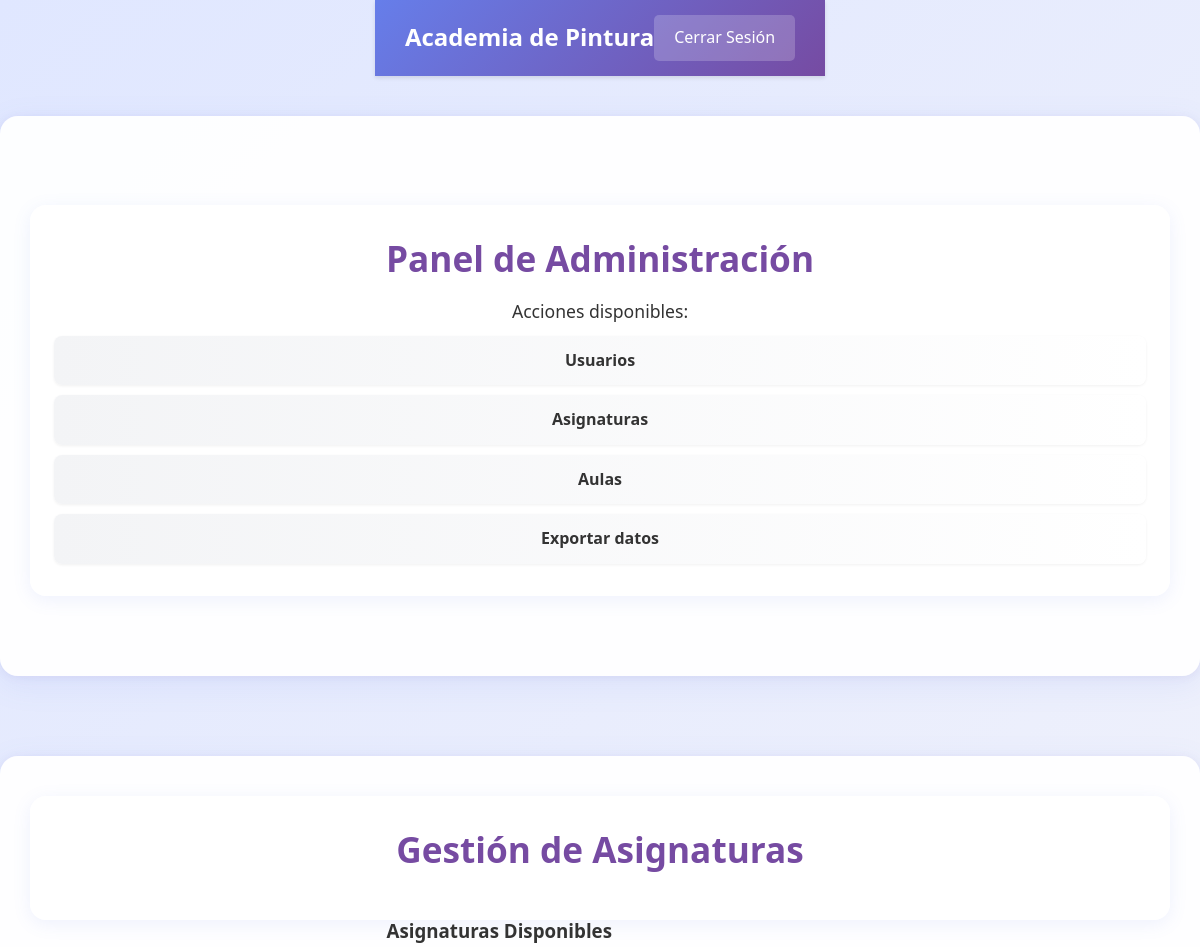
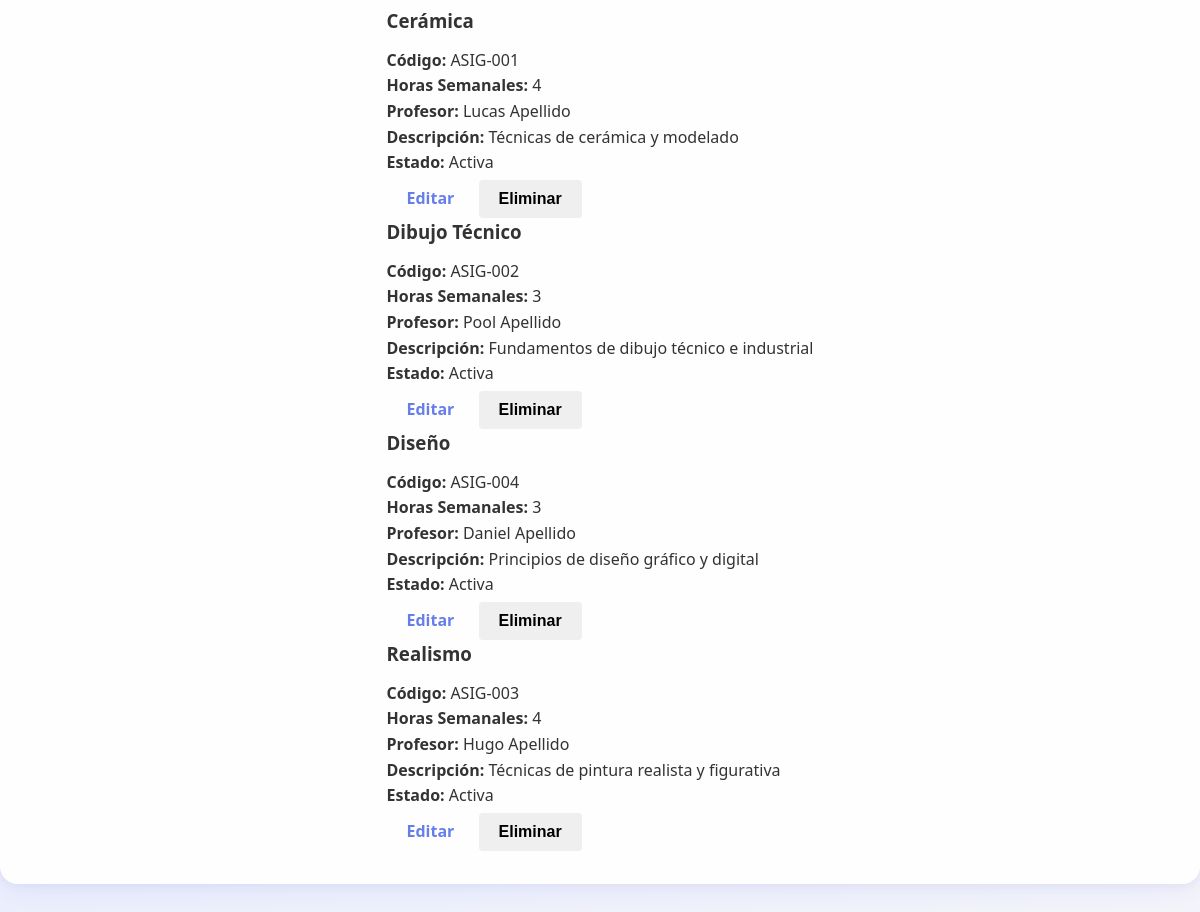
Page /php/Admin/gestionar_asignaturas.php (signed in) on the committed database (2 pictures, top to bottom).
### tables this page shows
CREATE TABLE IF NOT EXISTS `asignaturas` (
    `id_asignatura` INT AUTO_INCREMENT PRIMARY KEY,
    `codigo_asignatura` VARCHAR(20) UNIQUE NOT NULL CHECK (`codigo_asignatura` LIKE 'ASIG-%'),
    `nombre_asignatura` VARCHAR(100) UNIQUE NOT NULL,
    `horas_semanales` INT CHECK (`horas_semanales` BETWEEN 1 AND 20),
    `descripcion` TEXT,
    `id_profesor` INT,
    `id_aula` INT,
    `estado` ENUM('Activa', 'Electiva', 'Retirada') DEFAULT 'Activa',
    FOREIGN KEY (`id_profesor`) REFERENCES `profesor`(`id_profesor`),
    FOREIGN KEY (`id_aula`) REFERENCES `aulas`(`id_aula`)
);

CREATE TABLE IF NOT EXISTS `usuarios` (
    `id_usuario` VARCHAR(20) PRIMARY KEY,
    `codigo_usuario` VARCHAR(20) UNIQUE NOT NULL CHECK (`codigo_usuario` LIKE 'USU-%'),
    `nombre` VARCHAR(100) NOT NULL,
    `apellido` VARCHAR(100) NOT NULL,
    `correo` VARCHAR(100) UNIQUE NOT NULL CHECK (`correo` LIKE '%@%.%'),
    `telefono` VARCHAR(15) NOT NULL CHECK (`telefono` REGEXP '^[0-9]{6,15}$'),
    `fecha_nacimiento` DATE,
    `direccion` TEXT,
    `estado` ENUM('Activo', 'Inactivo', 'Suspendido') DEFAULT 'Activo',
    `rol_codigo` VARCHAR(10) NOT NULL,
    `fecha_registro` TIMESTAMP DEFAULT CURRENT_TIMESTAMP,
    FOREIGN KEY (`rol_codigo`) REFERENCES `rol`(`codigo_rol`),
    CONSTRAINT chk_id_formato CHECK (`id_usuario` REGEXP '^[A-Z0-9-]+$')
);

### php/Admin/gestionar_asignaturas.php (the view, shortened to what this page needs)
<?php
$conexion = getConexionPDO();
$sql = "SELECT a.`id_asignatura`, a.`codigo_asignatura`, a.`nombre_asignatura`, a.`horas_semanales`,
               a.`descripcion`, a.`estado`, p.`id_profesor`, u.`nombre`, u.`apellido`
        FROM `asignaturas` a
        LEFT JOIN `profesor` p ON a.`id_profesor` = p.`id_profesor`
        LEFT JOIN `usuarios` u ON p.`id_usuario` = u.`id_usuario`
        ORDER BY a.`nombre_asignatura`";
$result = $conexion->query($sql);
$asignaturas = $result->fetchAll(PDO::FETCH_ASSOC);
?>
<!DOCTYPE html>
<html lang="es">
<head>
    <link rel="stylesheet" href="../../css/estilos_unificados.css">
</head>
<body>
<?php include '../panel/panel.php'; ?>
<div class="container">
    <div class="welcome">
        <h2>Gestión de Asignaturas</h2>
    </div>
    <div class="asignaturas-container">
        <h3>Asignaturas Disponibles</h3>
        <?php if (empty($asignaturas)): ?>
            <p>No hay asignaturas registradas.</p>
        <?php else: ?>
            <?php foreach ($asignaturas as $asig): ?>
            <div class="asignatura-item">
                <div class="asignatura-info">
                    <h3><?php echo htmlspecialchars($asig['nombre_asignatura']); ?></h3>
                    <p><strong>Código:</strong> <?php echo htmlspecialchars($asig['codigo_asignatura']); ?></p>
                    <p><strong>Horas Semanales:</strong> <?php echo $asig['horas_semanales']; ?></p>
                    <p><strong>Profesor:</strong>
                        <?php
                            if ($asig['nombre'] && $asig['apellido']) {
                                echo htmlspecialchars($asig['nombre'] . ' ' . $asig['apellido']);
                            } else {
                                echo 'Sin asignar';
                            }
                        ?>
                    </p>
                    <p><strong>Descripción:</strong> <?php echo htmlspecialchars($asig['descripcion']); ?></p>
                    <p>
                        <strong>Estado:</strong>
                        <span class="estado-badge estado-<?php echo strtolower($asig['estado']); ?>">
                            <?php echo ucfirst($asig['estado']); ?>
                        </span>
                    </p>
                </div>
                <div class="asignatura-actions">
                    <a href="gestionar_asignaturas.php?editar=<?php echo $asig['id_asignatura']; ?>" class="btn btn-editar">Editar</a>
                    <form method="POST" style="display:inline;" onsubmit="return confirm('¿Estás seguro de que deseas eliminar esta asignatura?');">
                        <button type="submit" class="btn btn-eliminar">Eliminar</button>
                    </form>
                </div>
            </div>
            <?php endforeach; ?>
        <?php endif; ?>
    </div>
</div>
</body>
</html>

### css/estilos_unificados.css (style rules this page uses)
:root { --primary-gradient: linear-gradient(135deg, #667eea 0%, #764ba2 100%); --primary-color: #667eea; --primary-dark: #764ba2; --error-bg: #ffebee; --error-border: #d32f2f; --error-text: #c62828; --success-bg: #e8f5e9; --success-border: #4caf50; --success-text: #2e7d32; --info-bg: #e3f2fd; --info-border: #2196f3; --info-text: #1565c0; --bg-light: #f5f5f5; --bg-gray: #f4f4f4; --text-primary: #333; --text-secondary: #666; --text-light: #555; --border-color: #ddd; --border-light: #eee; --shadow-sm: 0 2px 4px rgba(0, 0, 0, 0.1); --shadow-md: 0 2px 10px rgba(0, 0, 0, 0.1); --shadow-lg: 0 10px 25px rgba(0, 0, 0, 0.2); --shadow-xl: 0 10px 40px rgba(0, 0, 0, 0.2); --border-radius-sm: 4px; --border-radius-md: 5px; --border-radius-lg: 10px; --border-radius-xl: 15px; --spacing-xs: 5px; --spacing-sm: 10px; --spacing-md: 15px; --spacing-lg: 20px; --spacing-xl: 30px; --spacing-xxl: 40px; }
* { margin: 0; padding: 0; box-sizing: border-box; }
html { scroll-behavior: smooth; }
body { font-family: 'Segoe UI', Tahoma, Geneva, Verdana, sans-serif, Arial, sans-serif; line-height: 1.6; color: var(--text-primary); background: linear-gradient(135deg, #e0e7ff 0%, #f5f5fa 100%); min-height: 100vh; display: flex; flex-direction: column; justify-content: center; align-items: center; }
.container { max-width: 1200px; margin: 0 auto; padding: 0 var(--spacing-lg); display: flex; flex-direction: column; align-items: center; justify-content: center; min-height: 70vh; background: rgba(255,255,255,0.95); border-radius: 18px; box-shadow: 0 8px 32px rgba(102,126,234,0.10), 0 1.5px 8px rgba(118,75,162,0.08); padding: 40px 30px 30px 30px; margin: 40px 0; width: 100%; }
.welcome { background: rgba(255,255,255,0.98); border-radius: 16px; box-shadow: 0 4px 18px rgba(102,126,234,0.10); padding: 32px 24px; margin-bottom: 0; width: 100%; text-align: center; }
.welcome h2 { font-size: 2.2rem; color: var(--primary-dark); margin-bottom: 18px; }
.btn { padding: var(--spacing-sm) var(--spacing-lg); border: none; border-radius: var(--border-radius-sm); font-size: 16px; font-weight: bold; cursor: pointer; transition: all 0.3s; text-decoration: none; display: inline-block; }
h1, h2, h3, h4, h5, h6 { line-height: 1.2; margin-bottom: var(--spacing-md); }
a { color: var(--primary-color); text-decoration: none; transition: color 0.3s; }

### rows in the picture
asignaturas: nombre_asignatura "Cerámica", codigo_asignatura "ASIG-001", horas_semanales "4", usuarios.nombre+apellido "Lucas Apellido", descripcion "Técnicas de cerámica y modelado", estado "Activa"
asignaturas: nombre_asignatura "Dibujo Técnico", codigo_asignatura "ASIG-002", horas_semanales "3", usuarios.nombre+apellido "Pool Apellido", descripcion "Fundamentos de dibujo técnico e industrial", estado "Activa"
asignaturas: nombre_asignatura "Diseño", codigo_asignatura "ASIG-004", horas_semanales "3", usuarios.nombre+apellido "Daniel Apellido", descripcion "Principios de diseño gráfico y digital", estado "Activa"
asignaturas: nombre_asignatura "Realismo", codigo_asignatura "ASIG-003", horas_semanales "4", usuarios.nombre+apellido "Hugo Apellido", descripcion "Técnicas de pintura realista y figurativa", estado "Activa"
